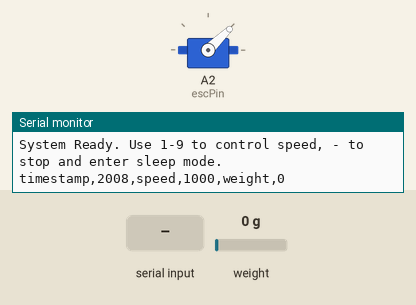
The sketch below on a simulated Arduino Uno, built with avr-gcc and run on an emulated ATmega328P. On the bench: servo, the last lines printed to the serial monitor. Inputs (shaded band) come from the test bench; at power-on: weight on the scale 0 g. Sleep ends after the set time or at an interrupt.

Above: at 2.2 s.
2.3 s: "2" received over Serial
At 5.5 s:
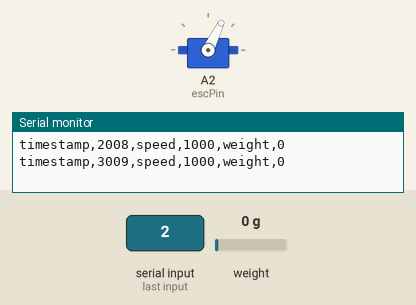
6.3 s: "1" received over Serial
At 7.16 s:
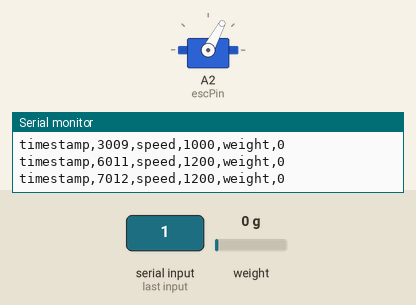
9.8 s: "-" received over Serial
At 11.5 s:
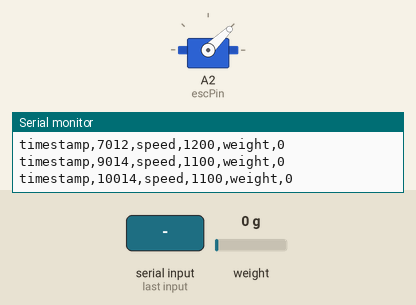
Timing chart, 0 to 13.0 s (numbered marks = the images above; inputs shaded):
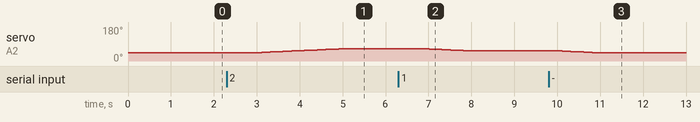

Measured:
- after the input at 2.3 s, servo on A2 (escPin): moves from 44° to 64° over 1.9 s, starting after 0.71 s
- after the input at 6.3 s, servo on A2 (escPin): moves from 64° to 54° over 0.90 s, starting after 0.71 s
- after the input at 9.8 s, servo on A2 (escPin): moves from 54° to 44° over 0.90 s, starting after 0.22 s

The sketch:

eng_adn_tenzo.ino
```cpp
#include <Servo.h>
#include <avr/sleep.h>
#include <HX711.h>

// Определяем пины для тензодатчика
#define DOUT  2  // Подключаем к пину D2 на Arduino
#define CLK   3  // Подключаем к пину D3 на Arduino

// Создаем объект HX711
HX711 scale;

// Определяем пины для серво
Servo esc;
int escPin = A2;
int minThrottle = 1000;
int maxThrottle = 2000;
int currentSpeed = minThrottle;

bool testComplete = false;

// Структура для хранения данных
struct LogData {
  unsigned long timestamp;
  int speed;
  long weight; // Добавляем вес
};

LogData logData;

void setup() {
  Serial.begin(9600);

  // Инициализация серво
  esc.attach(escPin);
  esc.writeMicroseconds(minThrottle);

  // Инициализация тензодатчика
  scale.begin(DOUT, CLK);
  scale.set_scale(387.0); // Установите масштаб вручную в зависимости от вашей калибровки
  scale.tare(); // Устанавливаем текущее значение как нулевое

  Serial.println("System Ready. Use 1-9 to control speed, - to stop and enter sleep mode.");
}

void loop() {
  // Проверяем наличие данных из тензодатчика
  if (scale.is_ready()) {
    logData.weight = scale.get_units(10); // Получаем усредненное значение (10 измерений)
  } else {
    logData.weight = 0; // Если тензодатчик не готов, устанавливаем вес в 0
  }

  // Отправляем данные через последовательный порт каждую половину секунды
  static unsigned long lastSendTime = 0;
  unsigned long currentMillis = millis();
  if (currentMillis - lastSendTime >= 500) {
    lastSendTime = currentMillis;

    logData.timestamp = millis();
    logData.speed = currentSpeed;
    logDataToSerial(logData);
  }

  // Обработка команд
  while (Serial.available() > 0) {
    char command = Serial.read();
    processCommand(command);
  }

  // Если тест завершен, отправляем окончательные данные и переходим в режим сна
  if (testComplete) {
    // Отправляем конечное время, скорость и вес перед завершением
    logData.timestamp = millis();
    logData.speed = currentSpeed;
    logData.weight = scale.get_units(10); // Финальное значение веса
    logDataToSerial(logData);

    Serial.println("Test complete. Entering sleep mode...");
    enterSleepMode();
  }
}

void processCommand(char command) {
  if (command >= '1' && command <= '9') {
    int targetSpeed = minThrottle + (command - '1' + 1) * (maxThrottle - minThrottle) / 10;
    adjustSpeed(targetSpeed);
  } else if (command == '-') {
    adjustSpeed(minThrottle);
    testComplete = true;
  } else {
    Serial.println("Unknown command.");
  }
}

void adjustSpeed(int targetSpeed) {
  int increment = (targetSpeed > currentSpeed) ? 10 : -10;
  while (currentSpeed != targetSpeed) {
    currentSpeed += increment;
    if ((increment > 0 && currentSpeed > targetSpeed) || (increment < 0 && currentSpeed < targetSpeed)) {
      currentSpeed = targetSpeed;
    }
    setSpeed(currentSpeed);
    delay(100);
  }
}

void setSpeed(int speed) {
  esc.writeMicroseconds(speed);
}

void logDataToSerial(const LogData& data) {
  Serial.print("timestamp,");
  Serial.print(data.timestamp);
  Serial.print(",speed,");
  Serial.print(data.speed);
  Serial.print(",weight,");
  Serial.println(data.weight);
}

void enterSleepMode() {
  Serial.flush();
  set_sleep_mode(SLEEP_MODE_PWR_DOWN);
  sleep_enable();
  sleep_mode();
  // Выйти из режима сна можно только с помощью сброса
}
```
